Frame 1 (no input): blank canvas, image omitted
Frame 60 (the mouse pressed at the canvas centre just before this capture): blank canvas, image omitted
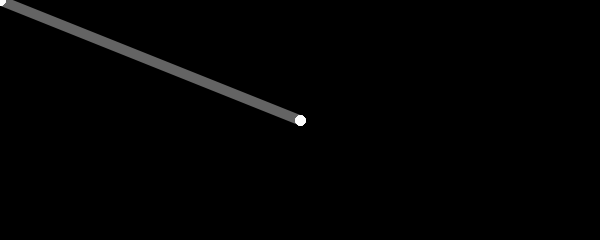
Frame 120 (the mouse held since frame 60 and released just before this capture)

The Processing sketch whose frames 1 and 60 were blank and that drew this single picture after the mouse press (run headless with seeded random() and noise(); from frame 60 on, the mouse is pressed at the canvas centre):

// Processing sketch: ex15_draw
// ── ex15_draw.pde
void setup(){
  size(600, 240);
  background(0);
  strokeWeight(10);
  stroke(255, 100);
}

void draw() {
  
  line(mouseX, mouseY, pmouseX, pmouseY);
}
